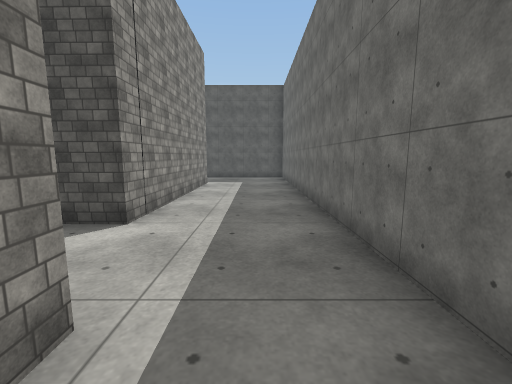
View 1 (above)

12 first-person views from a walk through a world built for the Webots simulator. The camera is 1.2 m above the floor, tilts 8° down and sees 90° across. The floor is counted in squares, 1 m on a side. Each view is taken from the middle of a square. On the plan, view 1 faces up. The plan holds only what a view shows up to about 12 squares ahead; the rest is blank. Robots are left out. Simple shapes and patterns stand in for the simulator's stock objects.

View 2
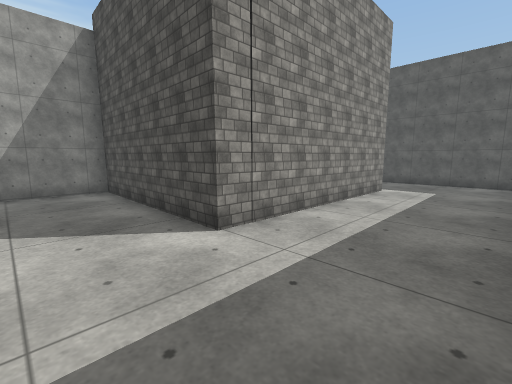

View 3
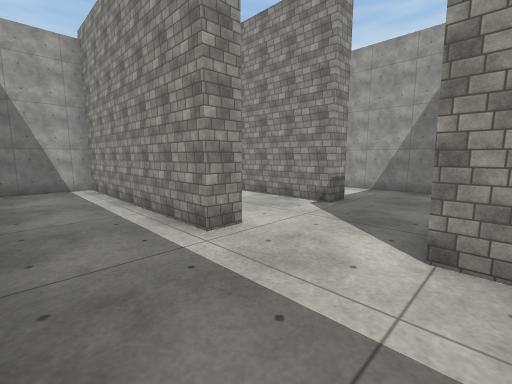

View 4
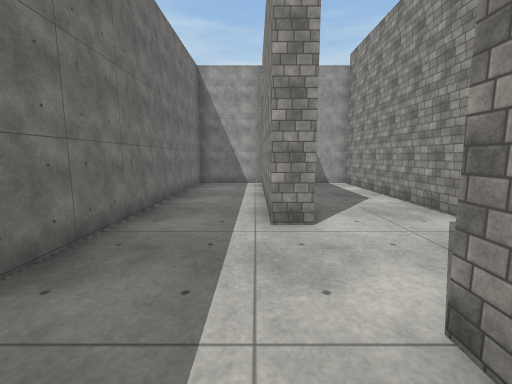

View 5
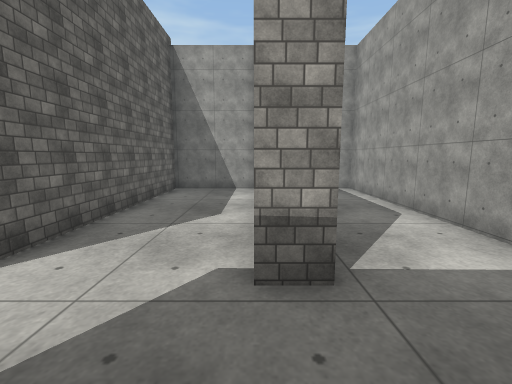

View 6
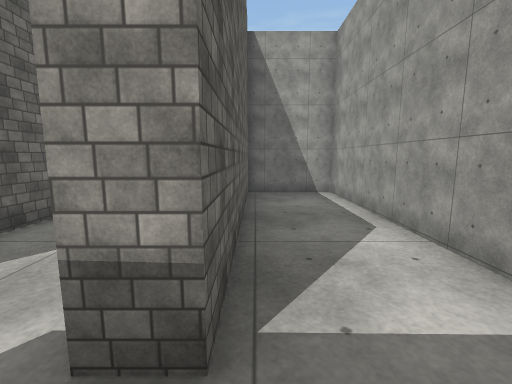

View 7
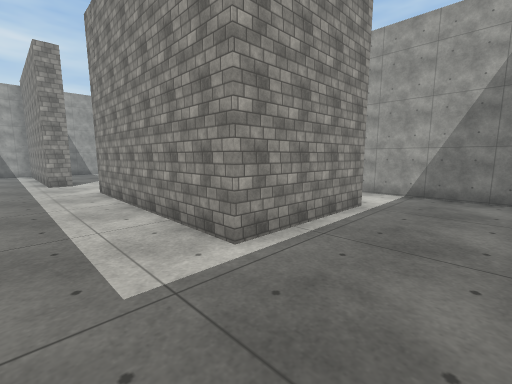

View 8
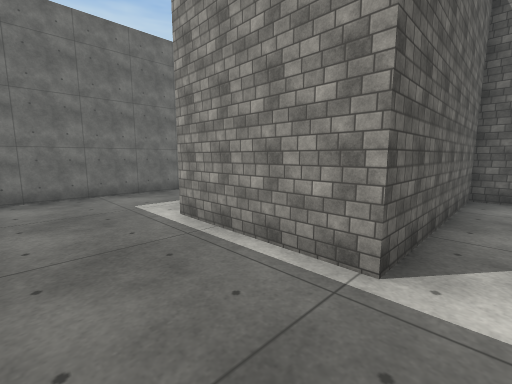

View 9
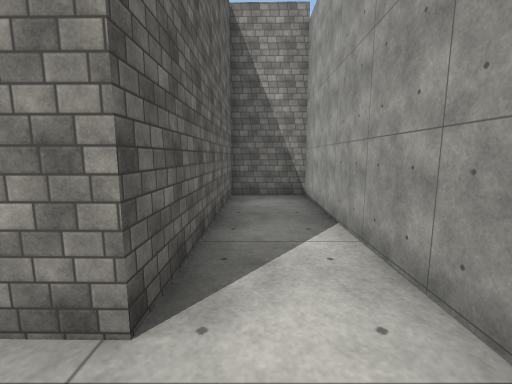

View 10
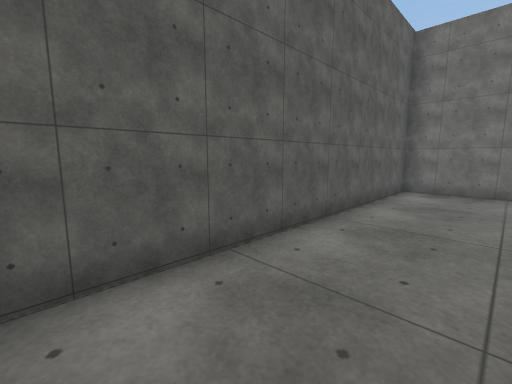

View 11
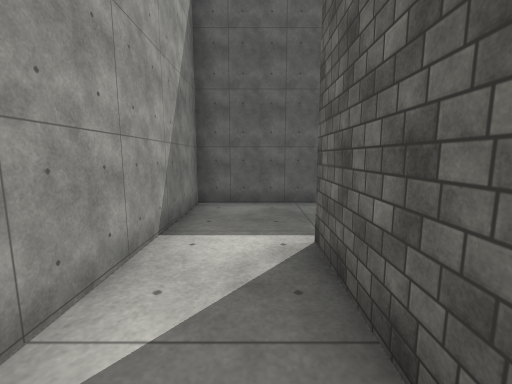

View 12
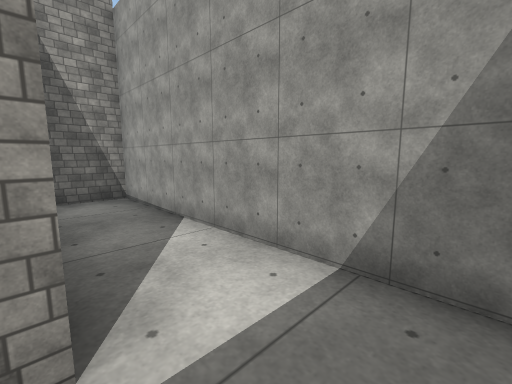

### Floor plan
Points are (right, up) in squares from view 1. A wall is a line through its corners. A room is listed if a view was taken in it or the views show most of it. See-through windows are left out.
Room 1 (views 1, 2, 3, 4, 5, 6, 7, 8, 9, 10, 11, 12)
walls: (-2.1, 1.7) (-1.3, 1.7) (-1.3, -5.5) (1.5, -5.5) (1.5, 14.5) (-8.5, 14.5) (-8.5, 5.3) (-6.3, 5.2) (-6.2, 11.5) (-2.2, 11.4) (-2.3, 4.4) (-8.5, 4.5) (-8.5, -5.5) (-5.8, -5.5); (-5.7, -5) (-5.7, 1.7) (-5, 1.7) (-5, -5.5) (-2, -5.5) (-2, 1.2)

Where each view was taken, in squares from view 1:
view 1: 0 up, 0 right, facing up
view 2: 2 up, 1 right, facing up-left
view 3: 5 up, 1 right, facing down-left
view 4: 6 up, 1 left, facing down
view 5: 4 up, 5 left, facing down
view 6: 3 up, 6 left, facing down
view 7: 14 up, 0 right, facing down-left
view 8: 14 up, 7 left, facing down-right
view 9: 13 up, 7 left, facing down
view 10: 12 up, 8 left, facing up-right
view 11: 8 up, 7 left, facing up
view 12: 13 up, 6 left, facing down-left
